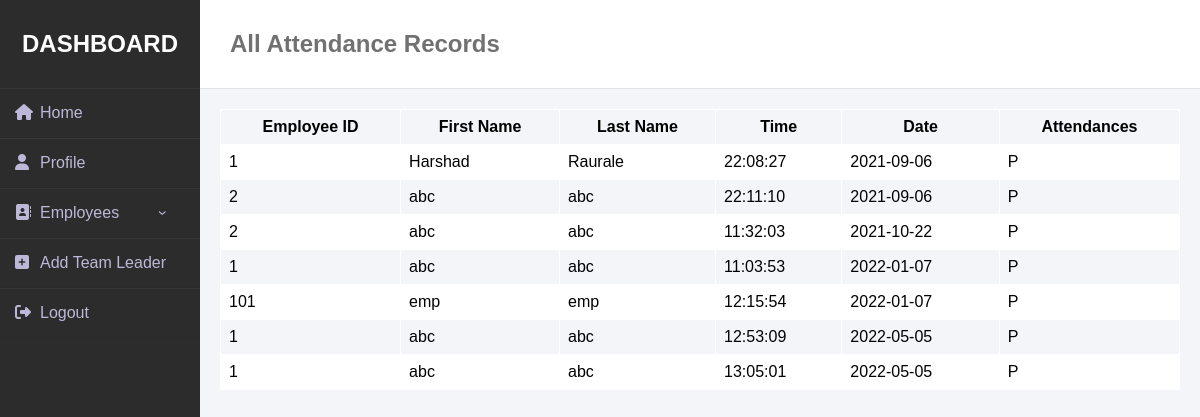
Screenshot of /Form/admin/attendance_record.php with the database file from the repository.
### tables this page shows
CREATE TABLE IF NOT EXISTS `attendance` (
  `Sr_no` int(11) NOT NULL AUTO_INCREMENT,
  `emp_id` int(11) NOT NULL,
  `first_name` varchar(20) NOT NULL,
  `last_name` varchar(20) NOT NULL,
  `time` time NOT NULL,
  `date` date NOT NULL,
  `attenance` varchar(10) NOT NULL,
  PRIMARY KEY (`Sr_no`)
);

### Form/admin/attendance_record.php (the view, shortened to what this page needs)
<html>
<head>
	<link rel="stylesheet" href="css/attendance-record.css">
</head>
<boby>
	<div class="wrapper">
	<div class="sidebar">
        <h2>Dashboard</h2>
        <nav class="main-nav">
            <ul class="main-nav-ul">
                <li><a href="adminhome.php"><i class="fas fa-home"></i>Home</a></li>
                <li><a href="adminprofile.php"><i class="fas fa-user"></i>Profile</a></li>
                <li><a href="#"><i class="fas fa-address-book"></i>Employees<span class="sub-arrow"></span></a>
                </li>
                <li><a href="addadmin.php"><i class="fas fa-plus-square"></i>Add Team Leader</a></li>
                <li><a href="../login.php"><i class="fas fa-sign-out-alt"></i>Logout</a></li>
            </ul>
            </nav>
    </div>
	</div>
  <?php
	$dbservername = "localhost";
	$dbusername = "root";
	$dbpassword = "";
	$dbname = "form";
	$conn = mysqli_connect($dbservername, $dbusername, $dbpassword, $dbname);
	$sql = "SELECT * FROM attendance;";
	$result = mysqli_query($conn, $sql);
	$rw = mysqli_num_rows($result);
	if ($rw > 0)
	{ ?>
		<div class="abc">
			<h2>
				All Attendance Records<br>
		  </h2>
		  <p>
		<table>
	<tr>
		<th>Employee ID</th>
    	<th>First Name</th>
    	<th>Last Name</th>
    	<th>Time</th>
    	<th>Date</th>
    	<th>Attendances</th>
    </tr>
		<?php
		while ($row = mysqli_fetch_assoc($result))
		{
			$emp_id = $row['emp_id'];
			$First_Name = $row['first_name'];
			$Last_Name = $row['last_name'];
			$time = $row['time'];
			$date = $row['date'];
			$attendance = $row['attenance']
			?>
			<tr>
			<td><?php echo $emp_id;?></td>
			<td><?php echo $First_Name;?></td>
    		<td><?php echo $Last_Name;?></td>
    		<td><?php echo $time;?></td>
    		<td><?php echo $date;?></td>
    		<td><?php echo $attendance;?></td>
    		</tr>
    	<?php
		}
		?>
		</table></p>
	<?php
	}
	?>
</div>
</body>
</html>

### Form/admin/css/attendance-record.css (style rules this page uses)
* { margin: 0; padding: 0; box-sizing: border-box; list-style: none; text-decoration: none; font-family: sans-serif; }
.wrapper { display: flex; position: relative; }
.wrapper .sidebar { width: 200px; height: 100%; background: #2C2C2C; padding: 30px 0px; position: fixed; }
.wrapper .sidebar h2 { color: #fff; text-transform: uppercase; text-align: center; margin-bottom: 30px; }
.wrapper .sidebar ul li a { color: #bdb8d7; display: block; }
.wrapper .sidebar ul li a .fas { width: 25px; }
a { text-decoration: none; }
li { list-style: none; }
.main-nav a { padding: 15px; border-bottom: 1px solid #bdb8d7; border-bottom: 1px solid rgba(0,0,0,0.05); border-top: 1px solid rgba(255,255,255,0.05); }
.abc { margin-left: 200px; }
.abc h2 { padding: 30px; font-family: sans-serif; color: #717171; background: #fff; border-bottom: 1px solid #e0e4e8; }
.abc p { padding: 20px; }
table { font-family: sans-serif; border-collapse: collapse; width: 100%; border-color: #fff; }
th { border: 1px solid #fff; text-align: center; padding: 8px; }
td { border: 1px solid #fff; text-align: left; padding: 8px; }
tr:nth-child(even) { background-color: #fff; }

### rows the page displays
attendance: emp "1", first_name "Harshad", last_name "Raurale", time "22:08:27", date "2021-09-06", attenance "P"
attendance: emp "2", first_name "abc", last_name "abc", time "22:11:10", date "2021-09-06", attenance "P"
attendance: emp "2", first_name "abc", last_name "abc", time "11:32:03", date "2021-10-22", attenance "P"
attendance: emp "1", first_name "abc", last_name "abc", time "11:03:53", date "2022-01-07", attenance "P"
attendance: emp "101", first_name "emp", last_name "emp", time "12:15:54", date "2022-01-07", attenance "P"
attendance: emp "1", first_name "abc", last_name "abc", time "12:53:09", date "2022-05-05", attenance "P"
attendance: emp "1", first_name "abc", last_name "abc", time "13:05:01", date "2022-05-05", attenance "P"
